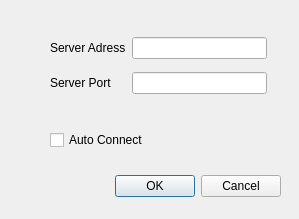
<?xml version="1.0" encoding="UTF-8"?>
<ui version="4.0">
 <class>ServerConnectWidget</class>
 <widget class="QDialog" name="ServerConnectWidget">
  <property name="geometry">
   <rect>
    <x>0</x>
    <y>0</y>
    <width>299</width>
    <height>219</height>
   </rect>
  </property>
  <property name="sizePolicy">
   <sizepolicy hsizetype="Fixed" vsizetype="Fixed">
    <horstretch>0</horstretch>
    <verstretch>0</verstretch>
   </sizepolicy>
  </property>
  <property name="windowTitle">
   <string>Dialog</string>
  </property>
  <widget class="QDialogButtonBox" name="buttonBox">
   <property name="geometry">
    <rect>
     <x>20</x>
     <y>170</y>
     <width>261</width>
     <height>32</height>
    </rect>
   </property>
   <property name="orientation">
    <enum>Qt::Horizontal</enum>
   </property>
   <property name="standardButtons">
    <set>QDialogButtonBox::Cancel|QDialogButtonBox::Ok</set>
   </property>
  </widget>
  <widget class="QWidget" name="layoutWidget">
   <property name="geometry">
    <rect>
     <x>50</x>
     <y>30</y>
     <width>217</width>
     <height>72</height>
    </rect>
   </property>
   <layout class="QGridLayout" name="gridLayout">
    <item row="1" column="1">
     <widget class="QLineEdit" name="port"/>
    </item>
    <item row="0" column="0">
     <widget class="QLabel" name="label">
      <property name="text">
       <string>Server Adress</string>
      </property>
     </widget>
    </item>
    <item row="0" column="1">
     <widget class="QLineEdit" name="adress"/>
    </item>
    <item row="1" column="0">
     <widget class="QLabel" name="label_2">
      <property name="text">
       <string>Server Port</string>
      </property>
     </widget>
    </item>
   </layout>
  </widget>
  <widget class="QCheckBox" name="autoConnect">
   <property name="geometry">
    <rect>
     <x>50</x>
     <y>130</y>
     <width>131</width>
     <height>20</height>
    </rect>
   </property>
   <property name="text">
    <string>Auto Connect</string>
   </property>
  </widget>
 </widget>
 <resources/>
 <connections>
  <connection>
   <sender>buttonBox</sender>
   <signal>accepted()</signal>
   <receiver>ServerConnectWidget</receiver>
   <slot>accept()</slot>
   <hints>
    <hint type="sourcelabel">
     <x>248</x>
     <y>254</y>
    </hint>
    <hint type="destinationlabel">
     <x>157</x>
     <y>274</y>
    </hint>
   </hints>
  </connection>
  <connection>
   <sender>buttonBox</sender>
   <signal>rejected()</signal>
   <receiver>ServerConnectWidget</receiver>
   <slot>reject()</slot>
   <hints>
    <hint type="sourcelabel">
     <x>316</x>
     <y>260</y>
    </hint>
    <hint type="destinationlabel">
     <x>286</x>
     <y>274</y>
    </hint>
   </hints>
  </connection>
 </connections>
</ui>
